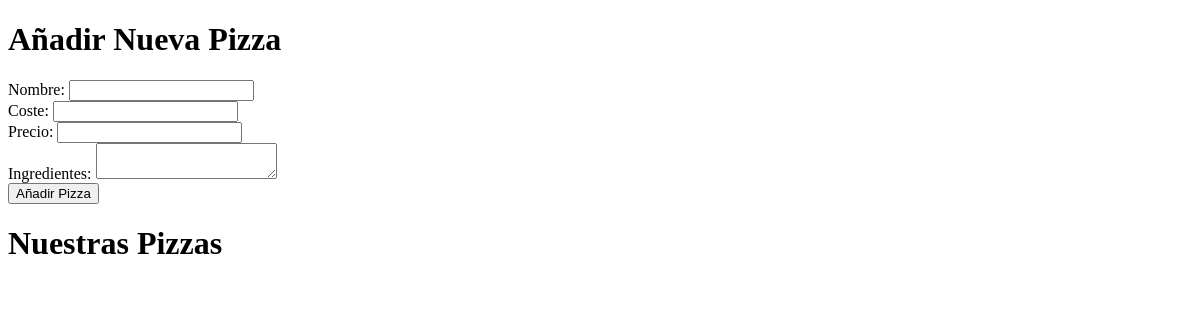
/dwes_t3/varios/databases_crud/backend_form.php, run on an earlier commit of the app's database.
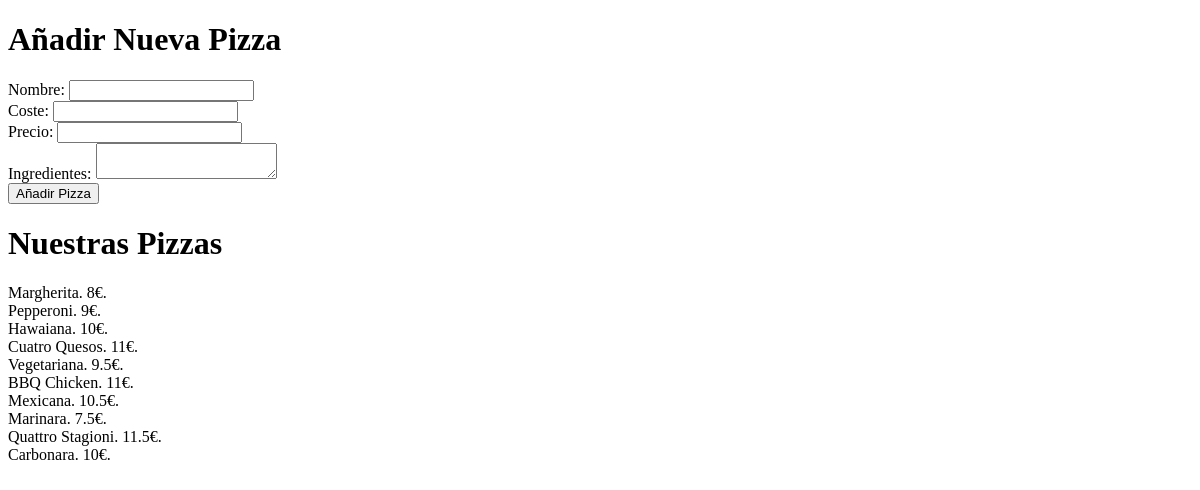
And on a later commit of the database.
### tables this page shows
CREATE TABLE `pizzas` (
  `id` int(11) NOT NULL,
  `nombre` varchar(255) NOT NULL,
  `coste` float NOT NULL,
  `precio` float NOT NULL,
  `ingredientes` varchar(255) NOT NULL
);

### dwes_t3/varios/databases_crud/backend_form.php (the view, shortened to what this page needs)
<!DOCTYPE html>
<html>
<head>
</head>
<body>
    <h1>Añadir Nueva Pizza</h1>
    <form action="<?php echo htmlspecialchars($_SERVER["PHP_SELF"]); ?>" method="post">
        Nombre: <input type="text" name="nombre"><br>
        Coste: <input type="number" step="0.01" name="coste"><br>
        Precio: <input type="number" step="0.01" name="precio"><br>
        Ingredientes: <textarea name="ingredientes"></textarea><br>
        <input type="submit" name="submit" value="Añadir Pizza">
    </form>
</body>
</html>
<?php
function conectarBD(){
    $cadena_conexion = 'mysql:dbname=dwes_t3;host=127.0.0.1';
    $usuario = "root";
    $clave = "";
    try {
        $bd = new PDO($cadena_conexion, $usuario, $clave);
        return $bd;
    } catch (PDOException $e) {
        echo "Error conectando a la bd: " . $e->getMessage();
    }
}
$conn = conectarBD();
function listarPizzas($conn) {
    $consulta = $conn->prepare("SELECT nombre, precio FROM pizzas");
    $consulta->execute();
    foreach ($consulta->fetchAll(PDO::FETCH_ASSOC) as $row) {
        echo $row["nombre"] . ". " . $row["precio"]. "€.<br>";
    }
}
echo "<h1>Nuestras Pizzas</h1>";
listarPizzas($conn);
?>

What changed in the data, as far as the page shows it:
added pizzas: nombre "Margherita", precio "8"
added pizzas: nombre "Pepperoni", precio "9"
added pizzas: nombre "Hawaiana", precio "10"
added pizzas: nombre "Cuatro Quesos", precio "11"
added pizzas: nombre "Vegetariana", precio "9.5"
added pizzas: nombre "BBQ Chicken", precio "11"
added pizzas: nombre "Mexicana", precio "10.5"
added pizzas: nombre "Marinara", precio "7.5"
added pizzas: nombre "Quattro Stagioni", precio "11.5"
added pizzas: nombre "Carbonara", precio "10"
